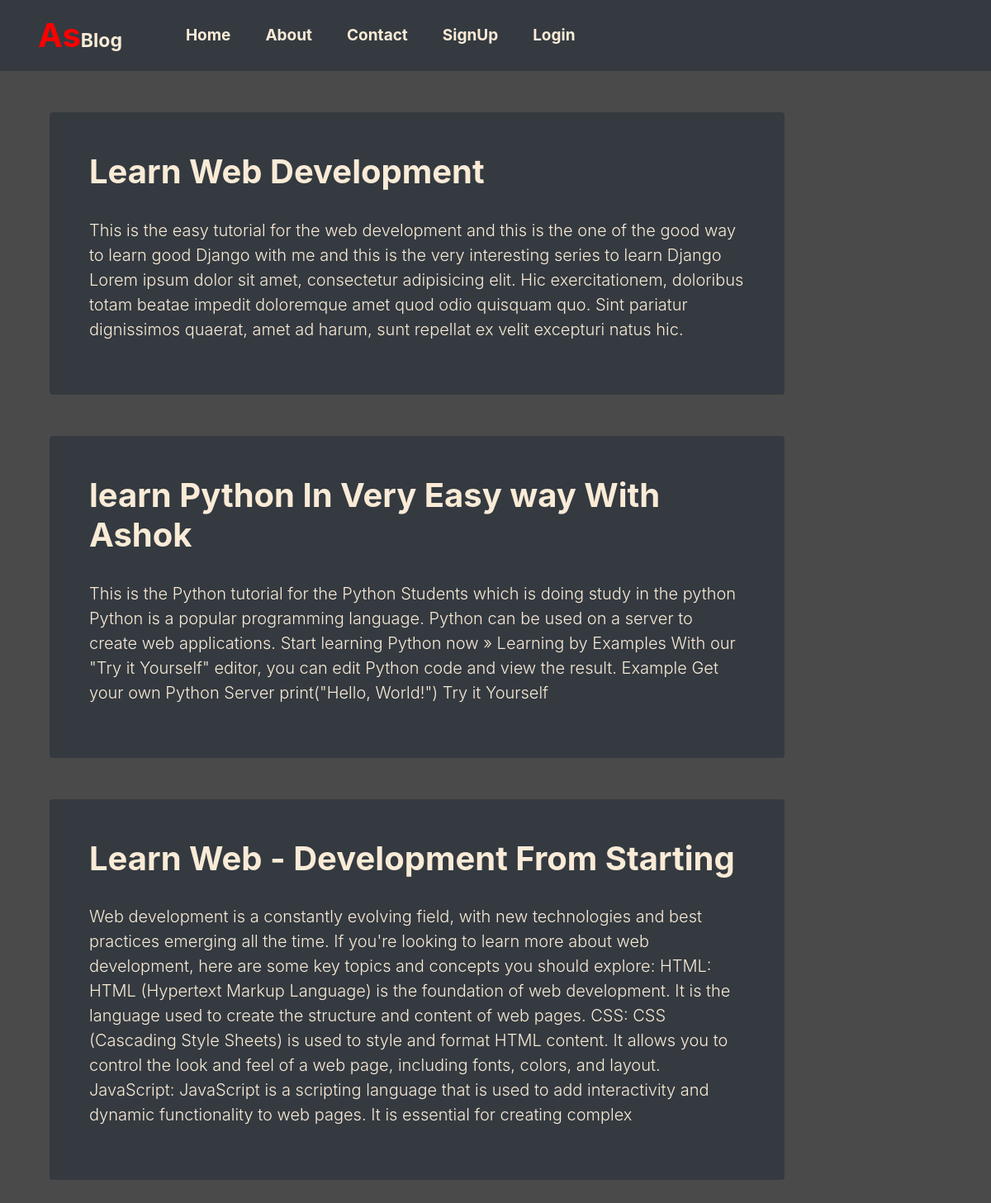
The page / on the database its author committed.
### Miniblog/models.py (models this page shows)
class Post(models.Model):
    title = models.CharField(max_length=150)
    desc = models.TextField()

### Miniblog/views.py (the view)
# urls.py: 2. Add a URL to urlpatterns:  path('', views.home, name='home')
def home(request):
    posts = Post.objects.all()
    return render(request, 'Miniblog/home.html', {'posts':posts})

### Miniblog/templates/Miniblog/home.html
{% extends 'Miniblog/base.html' %}
{% load static %}
{% block content %}
    <div class="col-sm-10">
    {% for post in posts %}
    <main class="container">
        <div class="bg-dark p-5 rounded jumbotron jumbotron-fluid">
        <h1>{{post.title}}</h1>
        <p class="lead">{{post.desc}}</p>
        </div>
    </main>
    {% endfor %}
    </div>
{% endblock content %}

### Miniblog/static/Miniblog/css/style.css (style rules this page uses)
body { background-color: rgb(75,74,75); color: antiquewhite; }
.jumbotron { margin-top: 50px; }
.jumbotron h1 { font-weight: bold; }
.lead { margin-top: 4%; }

### rows shown on the page
Post: title "Learn Web Development", desc "This is the easy tutorial for the web development and this is the one of the good way to learn good Django with me and this is the very interesting series to learn Django Lorem ipsum dolor sit amet, consectetur adipisicing elit. Hic exercitationem, doloribus totam beatae impedit doloremque amet quod odio quisquam quo. Sint pariatur dignissimos quaerat, amet ad harum, sunt repellat ex velit excepturi natus hic."
Post: title "learn Python In Very Easy way With Ashok", desc "This is the Python tutorial for the Python Students which is doing study in the python Python is a popular programming language. Python can be used on a server to create web applications. Start learning Python now » Learning by Examples With our \"Try it Yourself\" editor, you can edit Python code and view the result. Example Get your own Python Server print(\"Hello, World!\") Try it Yourself"
Post: title "Learn Web - Development From Starting", desc "Web development is a constantly evolving field, with new technologies and best practices emerging all the time. If you're looking to learn more about web development, here are some key topics and concepts you should explore: HTML: HTML (Hypertext Markup Language) is the foundation of web development. It is the language used to create the structure and content of web pages. CSS: CSS (Cascading Style Sheets) is used to style and format HTML content. It allows you to control the look and feel of a web page, including fonts, colors, and layout. JavaScript: JavaScript is a scripting language that is used to add interactivity and dynamic functionality to web pages. It is essential for creating…"
